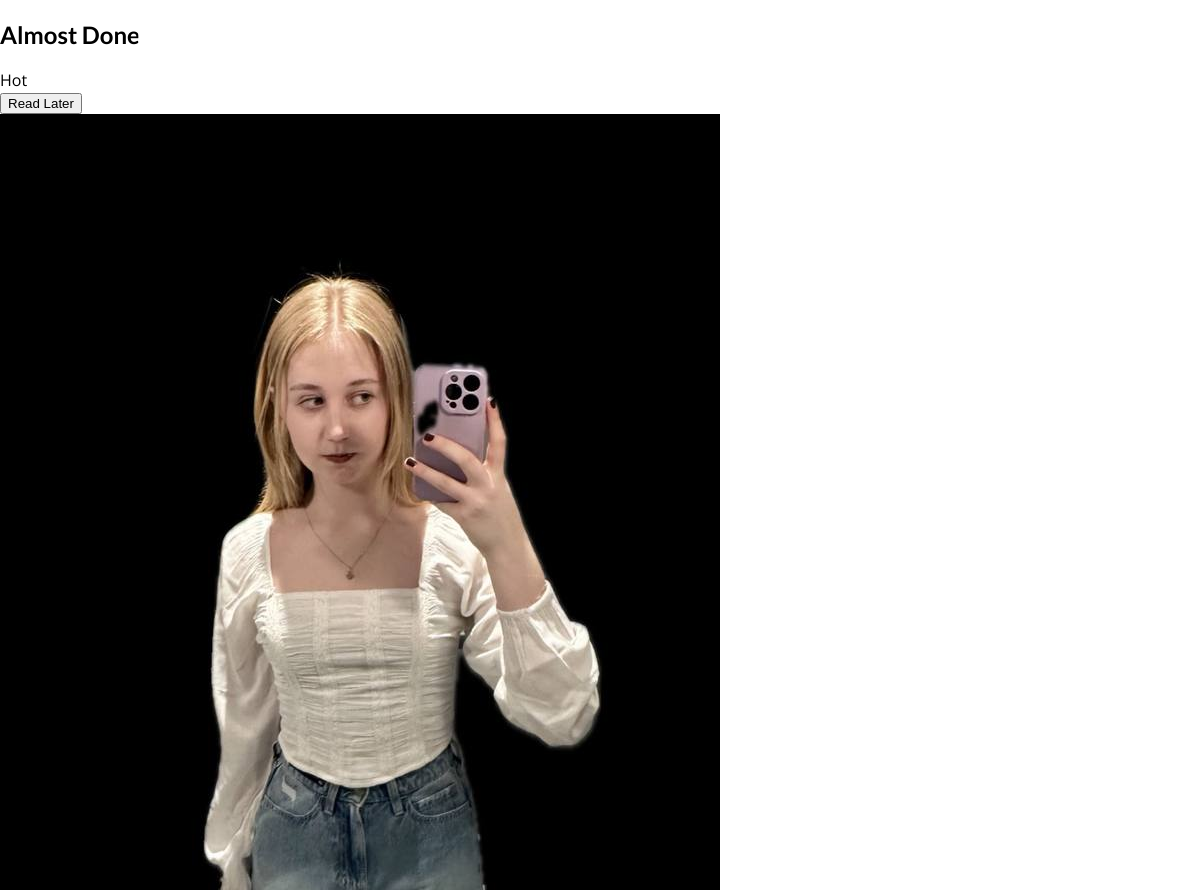
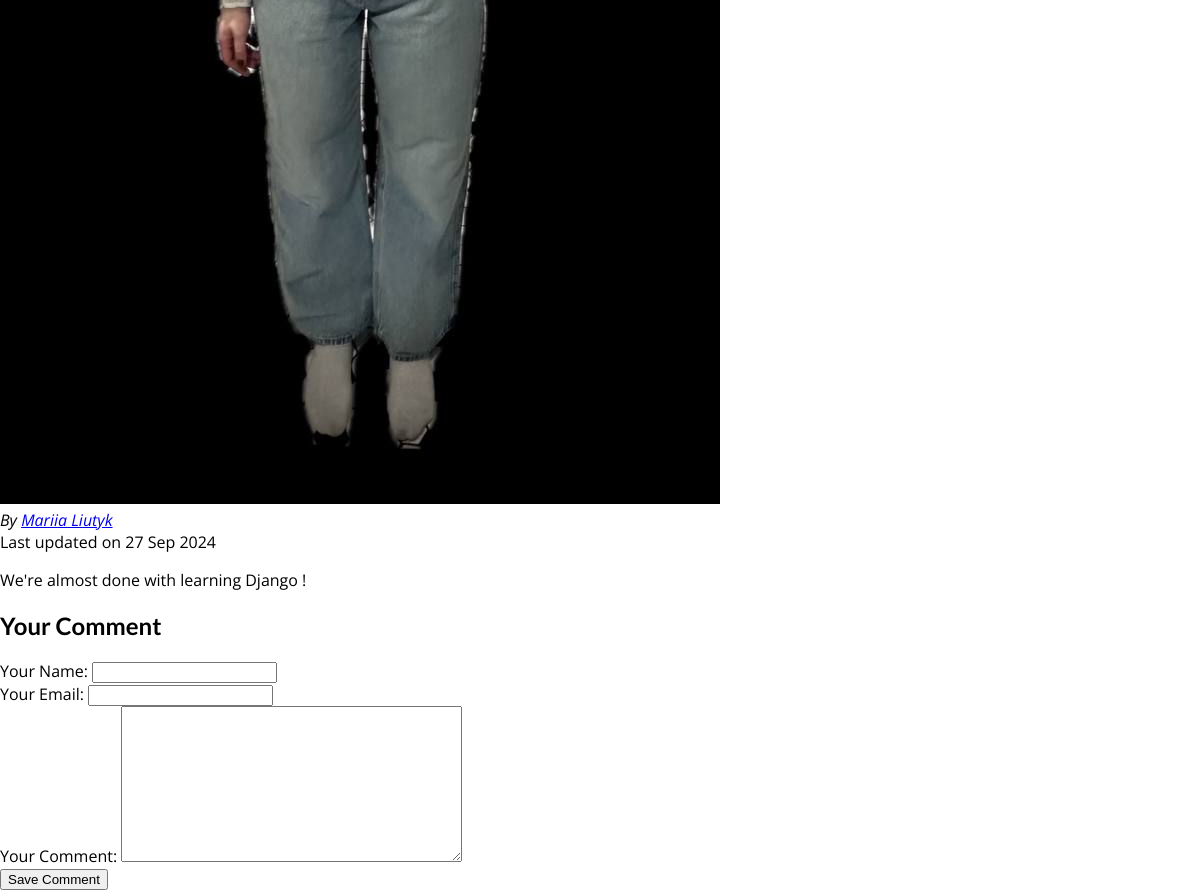
/posts/almost-done, run on the app's committed database (2 pictures, top to bottom).
### blog/models.py (models this page shows, shortened)
class Post(models.Model):
        title = models.CharField(max_length=150)
        excerpt = models.CharField(max_length=200)
        image = models.ImageField(upload_to="posts", null=True)
        date = models.DateField(auto_now=True)
        slug = models.SlugField(unique=True, db_index=True)
        content = models.TextField(validators=[MinLengthValidator(10)])
        author = models.ForeignKey(Author, on_delete=models.SET_NULL, null=True, related_name="posts")
        tags = models.ManyToManyField(Tag)

class Tag(models.Model):
      caption = models.CharField(max_length=20)

class Author(models.Model):
    first_name = models.CharField(max_length=100)
    last_name = models.CharField(max_length=100)
    email_address = models.EmailField()
    def full_name(self):
          return f"{self.first_name} {self.last_name}"
    def __str__(self):
          return self.full_name()

### blog/views.py (the view, shortened to what this page needs)
# urls.py: path("posts/<slug:slug>", views.SinglePostView.as_view(), name="post-detail-page"),
class SinglePostView(View):
    def is_stored_post(self, request, post_id):
        stored_posts = request.session.get("stored_posts")
        if stored_posts is not None:
            is_saved_for_later = post_id in stored_posts
        else:
            is_saved_for_later = False
        return is_saved_for_later
    def get(self, request, slug):
        post = Post.objects.get(slug=slug)
        context = {
            "post": post,
            "post_tags": post.tags.all(),
            "comment_form": CommentForm(),
            "comments": post.comments.all().order_by("-id"),
            "saved_for_later": self.is_stored_post(request, post.id)
        }
        return render(request, "blog/post-detail.html", context)

### blog/forms.py
class CommentForm(forms.ModelForm):
    class Meta:
        model = Comment
        exclude = ["post"]
        labels = {
            "user_name": "Your Name",
             "user_email": "Your Email",
             "text": "Your Comment"
            }

### blog/templates/blog/post-detail.html (shortened to what this page needs)
{% extends "base.html" %}
{% load static %}
{% block css_files %}
<link rel="stylesheet" href="{{ post.image.url }}" />
{% endblock  %}
{% block content %}
  <section id="summary">
      <h2>{{ post.title }}</h2>
      <div>
        {% for tag in post_tags %}
          <span class="taf">{{ tag.caption }}</span>
        {% endfor %}
      </div>
      <div id="read-later">
        <form action="{% url "read-later" %}" method="POST">
          <button>
            {% if saved_for_later %}
              Remove from "Read Later" list
            {% else %}
              Read Later
            {% endif %}
          </button>
        </form>
      </div>
      <article>
        <img src="{{ post.image.url }}" alt="{{ post.title }}" />
        <address>By <a href="mailto:{{ post.author.email_address }}">{{ post.author }}</a></address>
        <div>Last updated on <time>{{ post.date|date:"d M Y" }}</time></div>
      </article>
  </section>
  <main>
    {{ post.content|linebreaks }}
  </main>
    <section id="comment-form">
    <h2>Your Comment</h2>
    <form action="{% url "post-detail-page" post.slug %}" method="POST">
      {% for form_field in comment_form %}
      <div class="form-control {% if form_field.errors %}invalid{% endif %} ">
        {{ form_field.label_tag }}
        {{ form_field }}
      </div>
      {% endfor %}
       <button>Save Comment</button>
    </form>
  </section>
{% endblock %}

### static/app.css (style rules this page uses)
* { box-sizing: border-box; }
html { font-family: 'Open Sans', 'Lato', sans-serif; }
body { margin: 0; }
h1, h2, h3 { font-family: 'Lato', sans-serif; font-weight: bold; }

### data on the page
Post: title "Almost Done", image (picture), author "Mariia Liutyk", date "27 Sep 2024", content "We're almost done with learning Django !"
Tag: caption "Hot"
